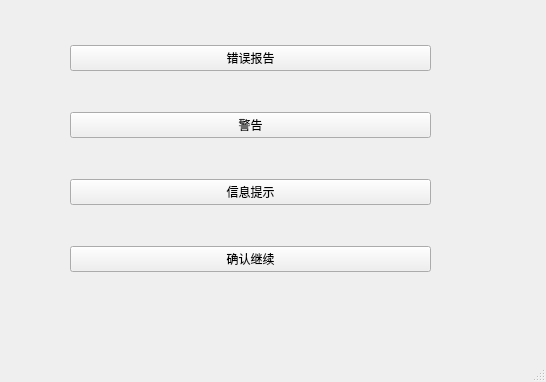
<?xml version="1.0" encoding="UTF-8"?>
<ui version="4.0">
 <class>MainWindow</class>
 <widget class="QMainWindow" name="MainWindow">
  <property name="geometry">
   <rect>
    <x>0</x>
    <y>0</y>
    <width>546</width>
    <height>382</height>
   </rect>
  </property>
  <property name="windowTitle">
   <string>MainWindow</string>
  </property>
  <widget class="QWidget" name="centralwidget">
   <widget class="QWidget" name="verticalLayoutWidget">
    <property name="geometry">
     <rect>
      <x>70</x>
      <y>10</y>
      <width>361</width>
      <height>301</height>
     </rect>
    </property>
    <layout class="QVBoxLayout" name="verticalLayout">
     <item>
      <widget class="QPushButton" name="pushButton">
       <property name="text">
        <string>错误报告</string>
       </property>
      </widget>
     </item>
     <item>
      <widget class="QPushButton" name="pushButton_2">
       <property name="text">
        <string>警告</string>
       </property>
      </widget>
     </item>
     <item>
      <widget class="QPushButton" name="pushButton_3">
       <property name="text">
        <string>信息提示</string>
       </property>
      </widget>
     </item>
     <item>
      <widget class="QPushButton" name="pushButton_4">
       <property name="text">
        <string>确认继续</string>
       </property>
      </widget>
     </item>
    </layout>
   </widget>
  </widget>
  <widget class="QMenuBar" name="menubar">
   <property name="geometry">
    <rect>
     <x>0</x>
     <y>0</y>
     <width>546</width>
     <height>22</height>
    </rect>
   </property>
  </widget>
  <widget class="QStatusBar" name="statusbar"/>
 </widget>
 <resources/>
 <connections/>
</ui>
